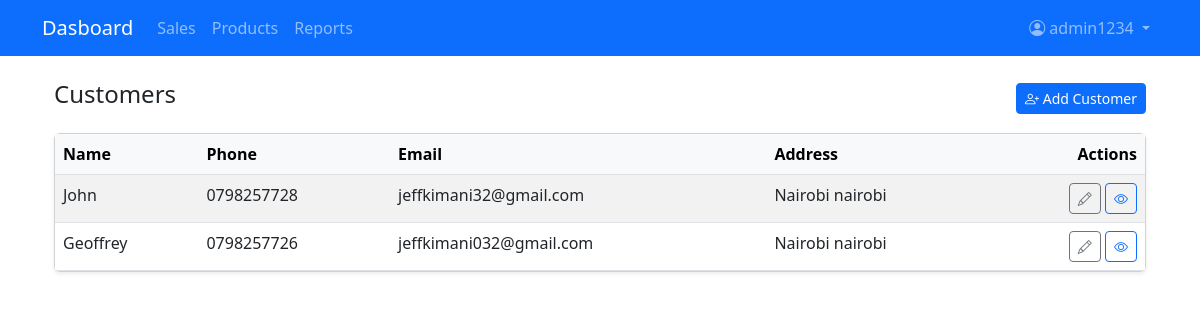
Page /customers/ (signed in) on the earlier database version.
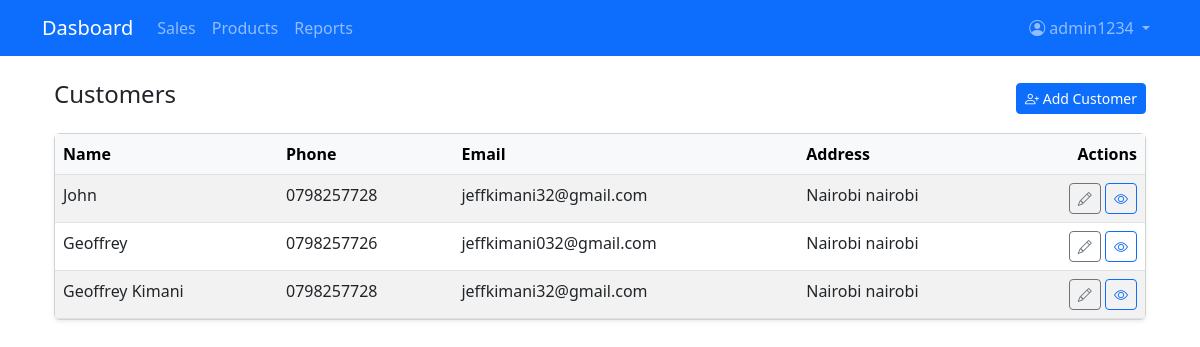
Same page on the later database version.
### main/models.py (models this page shows, shortened)
class Customer(models.Model):
    name = models.CharField(max_length=200)
    phone = models.CharField(max_length=20, blank=True)
    email = models.EmailField(blank=True)
    address = models.TextField(blank=True)

### main/views.py (the view)
# urls.py: path('customers/', views.customer_list, name='customer_list'),
@login_required
def customer_list(request):
    customers = Customer.objects.all()
    return render(request, 'pos/customer_list.html', {'customers': customers})

### main/templates/pos/customer_list.html (shortened to what this page needs)
{% extends 'base.html' %}
{% load static %}
{% block content %}
<div class="container-fluid mt-3">
    <div class="d-flex justify-content-between align-items-center mb-3">
        <h4>Customers</h4>
        <a href="{% url 'add_customer' %}" class="btn btn-sm btn-primary">
            <i class="bi bi-person-plus"></i> Add Customer
        </a>
    </div>
    <div class="card shadow-sm">
        <div class="card-body p-0">
            <div class="table-responsive">
                <table class="table table-hover table-striped mb-0">
                    <thead class="table-light">
                        <tr>
                            <th>Name</th>
                            <th>Phone</th>
                            <th>Email</th>
                            <th>Address</th>
                            <th class="text-end">Actions</th>
                        </tr>
                    </thead>
                    <tbody>
                        {% for customer in customers %}
                        <tr>
                            <td>{{ customer.name }}</td>
                            <td>{{ customer.phone|default:"-" }}</td>
                            <td>{{ customer.email|default:"-" }}</td>
                            <td>{{ customer.address|default:"-" }}</td>
                            <td class="text-end">
                                <button type="button" class="btn btn-sm btn-outline-secondary">
                                    <i class="bi bi-pencil"></i>
                                </button>
                                <button type="button" class="btn btn-sm btn-outline-primary">
                                    <i class="bi bi-eye"></i>
                                </button>
                            </td>
                        </tr>
                        {% endfor %}
                    </tbody>
                </table>
            </div>
        </div>
    </div>
</div>
{% endblock %}

Differences in the rows shown:
added Customer: name "Geoffrey Kimani", phone "0798257728", email "jeffkimani32@gmail.com", address "Nairobi nairobi"
